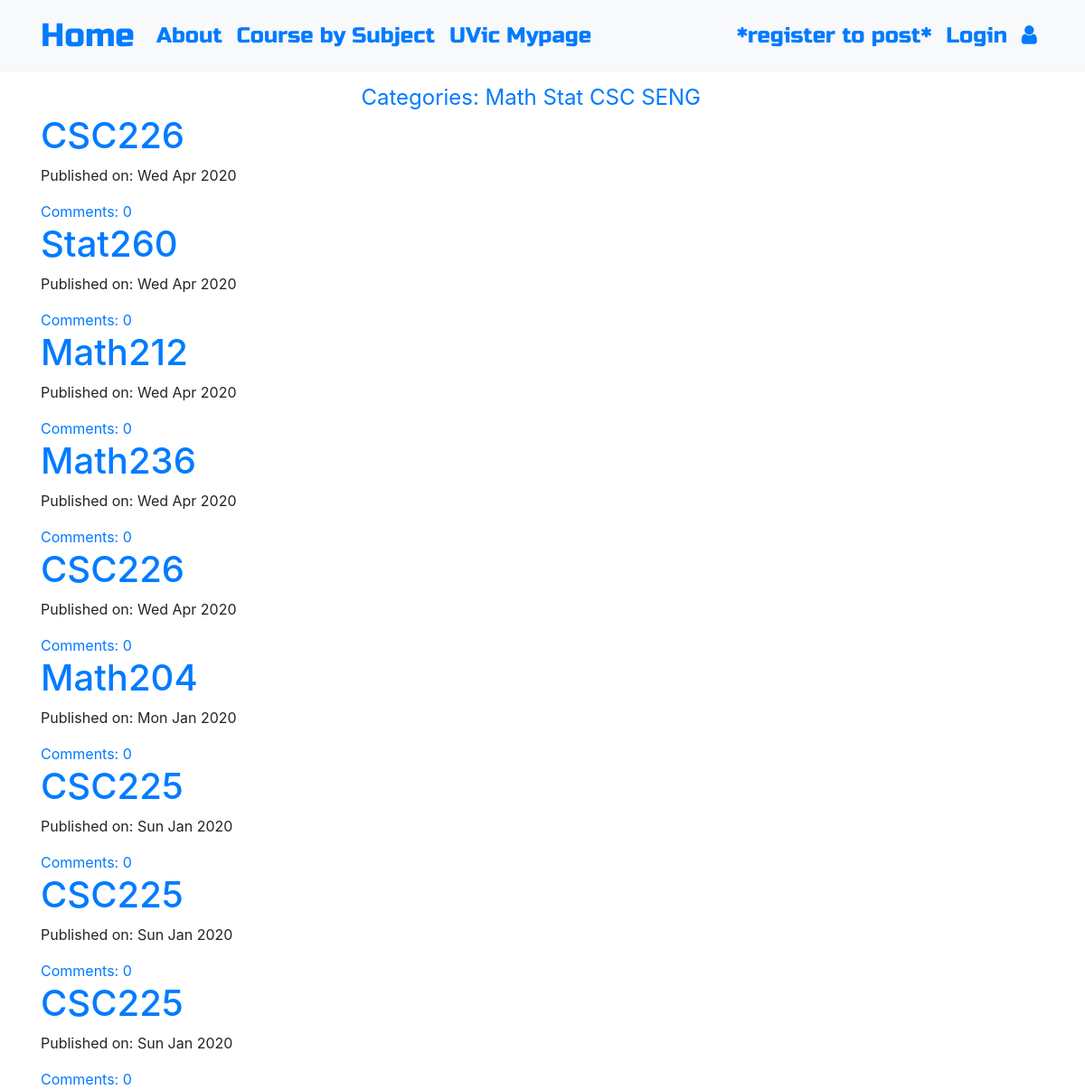
The page / on the database its author committed.
### blog/models.py (models this page shows, shortened)
class Post(models.Model):
    Course = models.CharField(max_length=200)
    When = models.CharField(max_length=200, blank=True, null=True)
    Instructor = models.CharField(max_length=200, blank=True, null=True)
    text = models.TextField()
    create_date=models.DateTimeField(default=timezone.now())
    published_date = models.DateTimeField(blank=True, null=True)
    course_choice = (('math','Math'),('stat','Stat'),('csc','CSC'),('seng','SENG'),('other','Other') )
    course_category = models.CharField(max_length=6, choices=course_choice, default='Other')
    def approve_comments(self):
        return self.comments.filter(approved_comment=True)

### blog/views.py (the view)
# urls.py: path('',views.PostListView.as_view(),name='post_list'),
class PostListView(ListView):
    model = Post
    def get_queryset(self):
        return Post.objects.filter(published_date__lte=timezone.now()).order_by('-published_date')

### blog/templates/blog/post_list.html
{% extends 'blog/base.html' %}
{% block content %}
<div class="centerstage">
    {% for post in post_list %}
        <div class="post">
            <h1><a href="{% url 'post_detail' pk=post.pk %}">{{ post.Course }}</a></h1>
            <div class="date">
                <p>Published on: {{ post.published_date|date:"D M Y"}}</p>
            </div>
            <a href="{% url 'post_detail' pk=post.pk %}">Comments: {{ post.approve_comments.count }}</a>
        </div>
    {% endfor %}
</div>
{% endblock %}

### blog/templates/blog/base.html (shortened to what this page needs)
<!DOCTYPE html>
{% load static %}
<html>
  <head>
    <link rel="stylesheet" href="https://stackpath.bootstrapcdn.com/bootstrap/4.1.3/css/bootstrap.min.css"
>
    <link href="https://maxcdn.bootstrapcdn.com/font-awesome/4.7.0/css/font-awesome.min.css" rel="stylesheet">
    <link rel="stylesheet" href="//cdn.jsdelivr.net/medium-editor/latest/css/medium-editor.min.css" type="text/css" media="screen" charset="utf-8">
    <link rel="stylesheet" href="{% static 'css/blog.css' %}">
  </head>
  <body class='loader'>
    <nav class="navbar navbar-expand-lg bg-light techfont">
      <div class="container">
        <div class="navbar-nav align-items-center">
          <a class="navbar-brand bigbrand" href="{% url 'post_list' %}">Home</a>
          <a class="nav-item nav-link" href="{% url 'about' %}">About</a>
          <a class="nav-item nav-link" href="https://web.uvic.ca/calendar2016-09/courses/courses-by-subject.html">Course by Subject</a>
          <a class="nav-item nav-link" href="https://www.uvic.ca/cas/login?service=https://www.uvic.ca/mypage/Login?refUrl=https%3A//www.uvic.ca/mypage/f/welcome/normal/render.uP">UVic Mypage</a>
        </div>
        <div class="navbar-nav align-items-center ml-auto">
          {% if user.is_authenticated %}
            <a class="nav-item nav-link" href="{% url 'post_new' %}">New Post</a>
            <a class="nav-item nav-link" href="{% url 'logout' %}">Log out</a>
            <a >Welcome: {{ user.username }}</a>
          {% else %}
            <a class="nav-item nav-link" href="{% url 'register' %}">*register to post*</a>
            <a class="nav-item nav-link" href="{% url 'user_login' %}">Login</a>
            <a class="nav-item nav-link" href="{% url 'login' %}" aria-label="Login">
              <span class="fa fa-user" aria-hidden="true"></span></a>
          {% endif %}
        </div>
      </div>
    </nav>
          <div class="content container">
              <div class="row">
                  <div class="col-md-8">
                      <div class="vertical-menu">
                    <a href="#">Categories:</a>
                      <a href="{% url 'math_list' %}">Math</a>
                      <a href="{% url 'stat_list' %}">Stat</a>
                      <a href="{% url 'csc_list' %}">CSC</a>
                      <a href="{% url 'seng_list' %}">SENG</a>
                      </div>
                    <div class="blog_posts">
                      {% block content %}
                      {% endblock %}
                    </div>
                  </div>
              </div>
          </div>
  </body>
</html>

### blog/static/css/blog.css (style rules this page uses)
.techfont { font-family: 'Russo One', sans-serif; font-size: 1.5em; margin-bottom: 10px; }
.centerstage { margin-left: auto; margin-right: auto; }
.bigbrand { font-size: 1.5em; }
.loader { filter:hue-rotate(0deg); color: linear-gradient(45deg,#0f8,#08f); animation:hue 5000ms infinite linear; background-image:url(https://finearts.uvic.ca/music/calendar/wp-content/uploads/2017/06/UVic_East_high_500x500.jpg); background-position:right; background-size: 25% 100%; background-repeat: no-repeat; }
.vertical-menu { text-align: right; font-size: 1.5em; margin-left: auto; margin-right: auto; }

### rows shown on the page
Post: Course "CSC226", published_date "Wed Apr 2020", approve_comments.count "0"
Post: Course "Stat260", published_date "Wed Apr 2020", approve_comments.count "0"
Post: Course "Math212", published_date "Wed Apr 2020", approve_comments.count "0"
Post: Course "Math236", published_date "Wed Apr 2020", approve_comments.count "0"
Post: Course "CSC226", published_date "Wed Apr 2020", approve_comments.count "0"
Post: Course "Math204", published_date "Mon Jan 2020", approve_comments.count "0"
Post: Course "CSC225", published_date "Sun Jan 2020", approve_comments.count "0"
Post: Course "CSC225", published_date "Sun Jan 2020", approve_comments.count "0"
Post: Course "CSC225", published_date "Sun Jan 2020", approve_comments.count "0"
